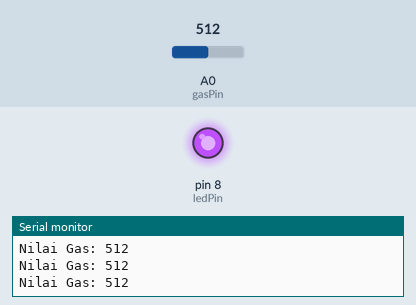
Simulated run of this sketch. Board: Arduino Uno, built with avr-gcc and run on an emulated ATmega328P. On the bench: output pins drawn as LEDs (lit = HIGH), the last lines printed to the serial monitor. Inputs (shaded band) come from the test bench; at power-on: A0 (gasPin) = 512.

Above: at 1.3 s.
1.4 s: A0 (gasPin) set to 487
At 1.8 s:
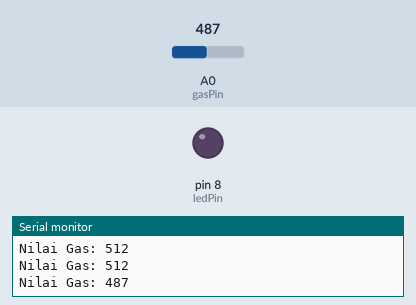
3.0 s: A0 (gasPin) set to 510
At 4.1 s:
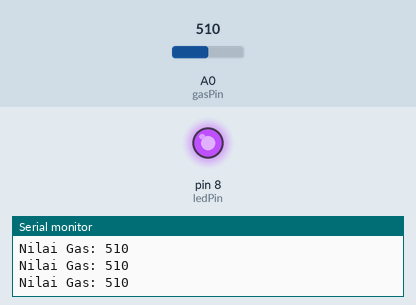
4.5 s: A0 (gasPin) set to 490
At 5.4 s:
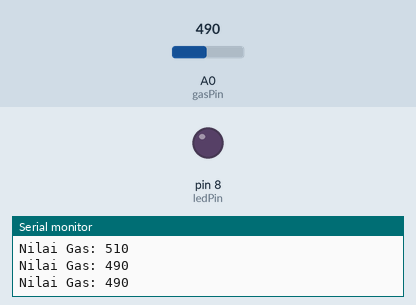
Timing chart, 0 to 7.5 s (numbered marks = the images above; inputs shaded):
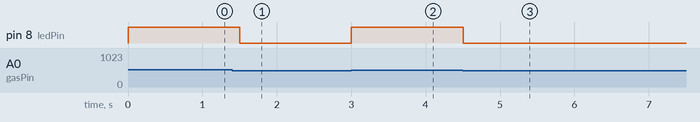

Measured:
- the behaviour switches between 501 and 500 on A0 (gasPin) (found by bisection; images 0 and 1)
- after the input at 1.4 s, pin 8 (ledPin): HIGH → LOW after 0.10 s
- after the input at 3.0 s, pin 8 (ledPin): LOW → HIGH at once
- after the input at 4.5 s, pin 8 (ledPin): HIGH → LOW at once

The sketch:

sketch.ino
```cpp
const int gasPin = A0;     // Sensor gas (analog)
const int ledPin = 8;      // LED

const int threshold = 500;

void setup() {
  pinMode(ledPin, OUTPUT);
  Serial.begin(9600);
}

void loop() {
  int gasValue = analogRead(gasPin);

  Serial.print("Nilai Gas: ");
  Serial.println(gasValue);

  if (gasValue > threshold) {
    digitalWrite(ledPin, HIGH);   // Gas terdeteksi
  } else {
    digitalWrite(ledPin, LOW);    // Kondisi tidak terdeteksi gas
  }

  delay(500);
}
```
